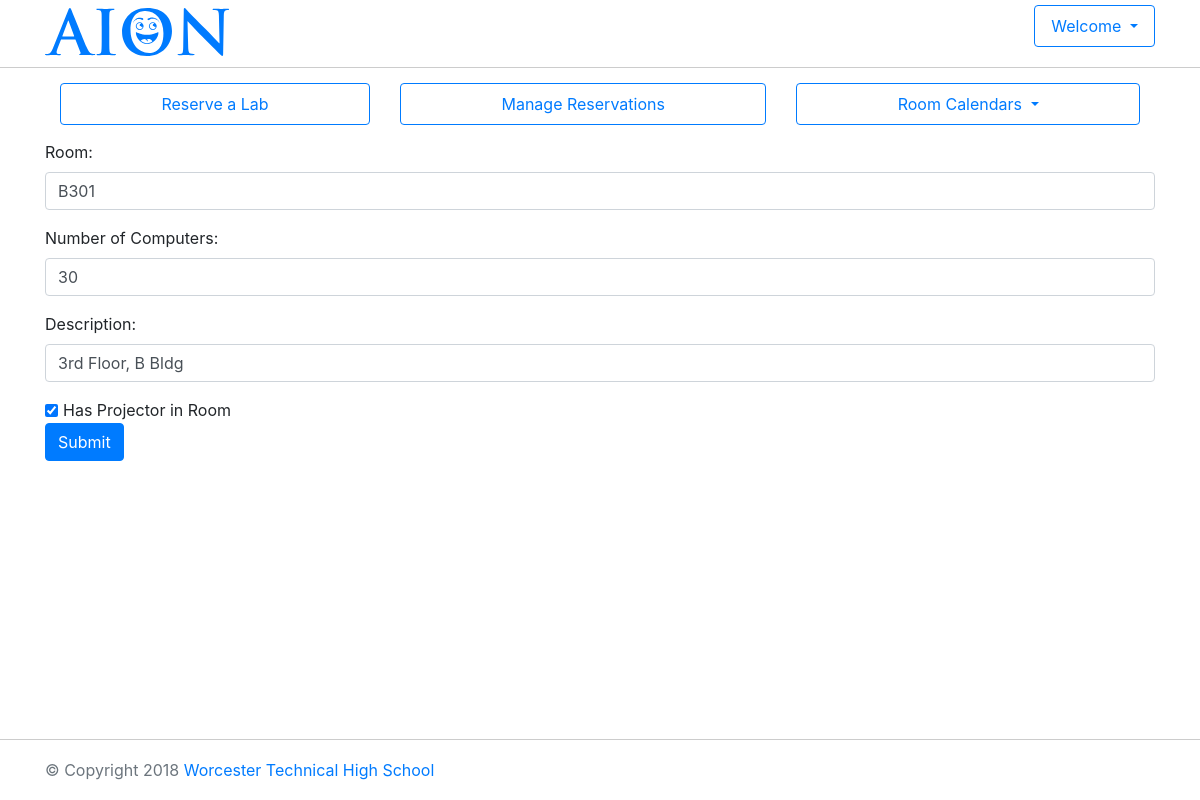
Screenshot of /labreserve/rooms/1/update/ (signed in) with the database file from the repository.
### labreserve/models.py (models this page shows, shortened)
class Room(models.Model):
    room_text = models.CharField(max_length=10)
    room_no_of_computers = models.IntegerField(default=0)
    room_description = models.CharField(max_length=200)
    room_has_projector = models.BooleanField(default=False)
    class Meta:
        permissions = (('room_admin', 'Can Add, Edit, Delete Rooms'),)

### labreserve/views.py (the view)
# urls.py: url(r'^rooms/(?P<pk>\d+)/update/$', views.RoomUpdate.as_view(), name='room_update'),
@method_decorator(login_required, name='dispatch')
class RoomUpdate(PermissionRequiredMixin, UpdateView):
    permission_required = 'room.room_admin'
    model = Room
    fields = '__all__'

### labreserve/templatetags/widget_tweaks.py (called while the page is built)
def silence_without_field(fn):
    def wrapped(field, attr):
        if not field:
            return ""
        return fn(field, attr)
    return wrapped

def _process_field_attributes(field, attr, process):
    params = attr.split(':', 1)
    attribute = params[0]
    value = params[1] if len(params) == 2 else ''
    field = copy(field)
    old_as_widget = field.as_widget
    def as_widget(self, widget=None, attrs=None, only_initial=False):
        attrs = attrs or {}
        process(widget or self.field.widget, attrs, attribute, value)
        html = old_as_widget(widget, attrs, only_initial)
        self.as_widget = old_as_widget
        return html
    field.as_widget = types.MethodType(as_widget, field)
    return field

@register.filter("append_attr")
@silence_without_field
def append_attr(field, attr):
    def process(widget, attrs, attribute, value):
        if attrs.get(attribute):
            attrs[attribute] += ' ' + value
        elif widget.attrs.get(attribute):
            attrs[attribute] = widget.attrs[attribute] + ' ' + value
        else:
            attrs[attribute] = value
    return _process_field_attributes(field, attr, process)

@register.filter("add_class")
@silence_without_field
def add_class(field, css_class):
    return append_attr(field, 'class:' + css_class)

### labreserve/templates/labreserve/room_form.html (shortened to what this page needs)
{% extends "base.html" %}
{% load widget_tweaks %}
{% block content %}
<form action="" method="post">
  <div class="fieldWrapper form-group">
    <label for="{{ form.room_text.id_for_label }}">Room:</label>
    {{ form.room_text|add_class:'form-control' }}
  </div>
  <div class="fieldWrapper form-group">
    <label for="{{ form.room_no_of_computers.id_for_label }}">Number of Computers:</label>
    {{ form.room_no_of_computers|add_class:'form-control' }}
  </div>
  <div class="fieldWrapper form-group">
    <label for="{{ form.room_description.id_for_label }}">Description:</label>
    {{ form.room_description|add_class:'form-control' }}
  </div>
  <div class="fieldWrapper form-check form-check-inline">
    {{ form.room_has_projector|add_class:'form-check-input' }}
    <label class="form-check-label" for="{{ form.room_has_projector.id_for_label }}">
      Has Projector in Room
    </label>
  </div>
  <div class="form-btn">
    <button type="submit" class="btn btn-primary">Submit</button>
  </div>
</form>
{% endblock %}

### labreserve/static/labreserve/style.css (style rules this page uses)
html { position: relative; min-height: 100%; }
body { margin-bottom: 60px; }

### rows the page displays
Room: room_text "B301", room_no_of_computers "30", room_description "3rd Floor, B Bldg", room_has_projector "☑"
